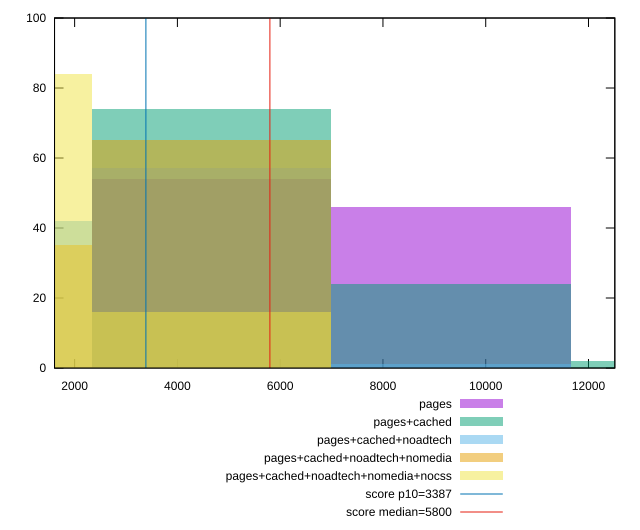

The script that saved this image:
reset

$pages <<EOF
9324.871596766996 46
4662.435798383498 54
EOF

$pagesCached <<EOF
13987.307395150494 2
4662.435798383498 74
9324.871596766996 24
EOF

$pagesCachedNoadtech <<EOF
9324.871596766996 1
4662.435798383498 57
0 42
EOF

$pagesCachedNoadtechNomedia <<EOF
4662.435798383498 65
0 35
EOF

$pagesCachedNoadtechNomediaNocss <<EOF
4662.435798383498 16
0 84
EOF

set key outside below
set boxwidth 4662.435798383498
set xrange [1608.796:12512.440109029718]
set yrange [0:100]
set trange [0:100]
set style fill transparent solid 0.5 noborder

set parametric
set terminal svg size 640, 530 enhanced background rgb 'white'
set output "report_00014_2021-02-09T15:56:05.503Z/speed-index/comparison/histogram/all_raw.svg"

plot $pages title "pages" with boxes, \
     $pagesCached title "pages+cached" with boxes, \
     $pagesCachedNoadtech title "pages+cached+noadtech" with boxes, \
     $pagesCachedNoadtechNomedia title "pages+cached+noadtech+nomedia" with boxes, \
     $pagesCachedNoadtechNomediaNocss title "pages+cached+noadtech+nomedia+nocss" with boxes, \
     3387,t title "score p10=3387", \
     5800,t title "score median=5800"

reset
